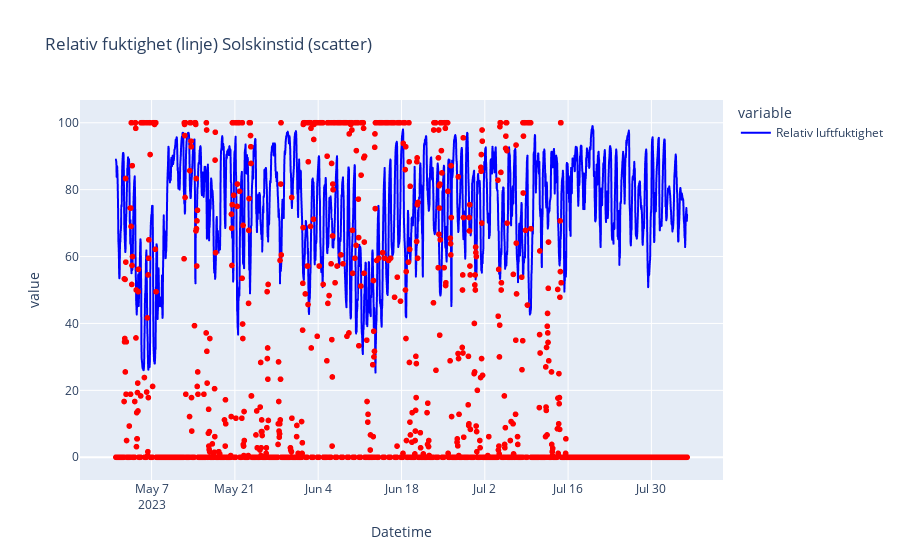

The code cell stored with this chart in its notebook:
### Markdown cell above
# Data Visualization
Correspondence between Relativ Luftfuktighet og solskinnstid?
checking the correspondence for this summer, may until august

### Code cell
summer_df = merged_df[(merged_df['Datetime'] >= '2023-05-01') & (merged_df['Datetime'] <= '2023-08-05')]

#scale solskinstid so i can see more differance
solskinstid_scaled = summer_df['Solskinstid'] * 10


fig = px.line(summer_df, x= 'Datetime', y = ['Relativ luftfuktighet'],
              title='Relativ fuktighet (linje) Solskinstid (scatter)', 
              color_discrete_sequence=['blue'])

scatter_trace = px.scatter(summer_df, x='Datetime', y= solskinstid_scaled,
                           color_discrete_sequence=['red'] )

fig.add_trace(scatter_trace.data[0])
fig.show()

### Figure 1 — Plotly figure (JSON) as saved in the notebook; plotly's stock layout.template omitted (floating-point values rounded to 4 significant figures; data arrays with more than 128 entries replaced by an {"elided": "..."} marker saying what was removed)
{"data": [{"hovertemplate": "variable=Relativ luftfuktighet<br>Datetime=%{x}<br>value=%{y}<extra></extra>", "legendgroup": "Relativ luftfuktighet", "line": {"color": "blue", "dash": "solid"}, "marker": {"symbol": "circle"}, "mode": "lines", "name": "Relativ luftfuktighet", "showlegend": true, "type": "scattergl", "x": {"elided": "2305 str values"}, "xaxis": "x", "y": {"elided": "2305 float values"}, "yaxis": "y"}, {"hovertemplate": "Datetime=%{x}<br>y=%{y}<extra></extra>", "legendgroup": "", "marker": {"color": "red", "symbol": "circle"}, "mode": "markers", "name": "", "showlegend": false, "type": "scattergl", "x": {"elided": "2305 str values"}, "xaxis": "x", "y": {"elided": "2305 float values"}, "yaxis": "y"}], "layout": {"legend": {"title": {"text": "variable"}, "tracegroupgap": 0}, "title": {"text": "Relativ fuktighet (linje) Solskinstid (scatter)"}, "xaxis": {"anchor": "y", "domain": [0, 1], "title": {"text": "Datetime"}}, "yaxis": {"anchor": "x", "domain": [0, 1], "title": {"text": "value"}}}}
